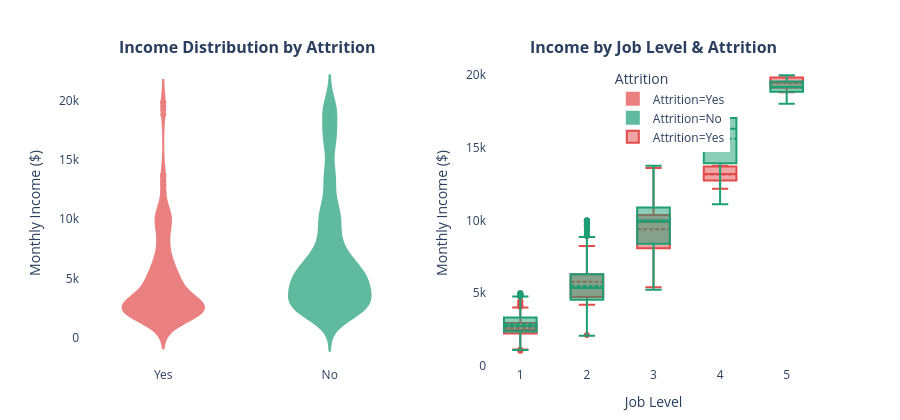

Notebook source saved alongside this figure:
### Code cell
#Dashboard -- Monthly Income Analysis

fig = make_subplots(
    rows=1, cols=2,
    subplot_titles=("<b>Income Distribution by Attrition</b>",
                    "<b>Income by Job Level & Attrition</b>"),
    horizontal_spacing=0.1
)

for label, color in [("Yes", CLR["yes"]), ("No", CLR["no"])]:
    subset = df[df["Attrition"] == label]["MonthlyIncome"]
    fig.add_trace(
        go.Violin(
            x=[label] * len(subset),
            y=subset,
            name=f"Attrition={label}",
            box_visible=True,
            meanline_visible=True,
            fillcolor=color,
            line_color=color,
            opacity=0.7,
        ),
        row=1, col=1
    )

for label, color in [("Yes", CLR["yes"]), ("No", CLR["no"])]:
    subset = df[df["Attrition"] == label]
    fig.add_trace(
        go.Box(
            x=subset["JobLevel"],
            y=subset["MonthlyIncome"],
            name=f"Attrition={label}",
            marker_color=color,
            boxmean=True,
            showlegend=(label == "Yes"),
        ),
        row=1, col=2
    )

fig.update_layout(
    height=420, paper_bgcolor="white", plot_bgcolor="white",
    margin=dict(t=60, b=40),
    legend=dict(title="Attrition", x=0.72, y=0.98),
    violingap=0.3,
)
fig.update_yaxes(title_text="Monthly Income ($)", row=1, col=1)
fig.update_yaxes(title_text="Monthly Income ($)", row=1, col=2)
fig.update_xaxes(title_text="Job Level", row=1, col=2)

save_html(fig, "week2_03_income_analysis.html")
fig.show()

### Figure 1 — Plotly figure (JSON) as saved in the notebook; plotly's stock layout.template omitted (floating-point values rounded to 4 significant figures; data arrays with more than 128 entries replaced by an {"elided": "..."} marker saying what was removed)
{"data": [{"box": {"visible": true}, "fillcolor": "#E24B4A", "line": {"color": "#E24B4A"}, "meanline": {"visible": true}, "name": "Attrition=Yes", "opacity": 0.7, "type": "violin", "x": {"elided": "237 str values"}, "xaxis": "x", "y": {"elided": "237 int values"}, "yaxis": "y"}, {"box": {"visible": true}, "fillcolor": "#1D9E75", "line": {"color": "#1D9E75"}, "meanline": {"visible": true}, "name": "Attrition=No", "opacity": 0.7, "type": "violin", "x": {"elided": "1233 str values"}, "xaxis": "x", "y": {"elided": "1233 int values"}, "yaxis": "y"}, {"boxmean": true, "marker": {"color": "#E24B4A"}, "name": "Attrition=Yes", "showlegend": true, "type": "box", "x": {"elided": "237 int values"}, "xaxis": "x2", "y": {"elided": "237 int values"}, "yaxis": "y2"}, {"boxmean": true, "marker": {"color": "#1D9E75"}, "name": "Attrition=No", "showlegend": false, "type": "box", "x": {"elided": "1233 int values"}, "xaxis": "x2", "y": {"elided": "1233 int values"}, "yaxis": "y2"}], "layout": {"annotations": [{"font": {"size": 16}, "showarrow": false, "text": "<b>Income Distribution by Attrition</b>", "x": 0.225, "xanchor": "center", "xref": "paper", "y": 1, "yanchor": "bottom", "yref": "paper"}, {"font": {"size": 16}, "showarrow": false, "text": "<b>Income by Job Level & Attrition</b>", "x": 0.775, "xanchor": "center", "xref": "paper", "y": 1, "yanchor": "bottom", "yref": "paper"}], "height": 420, "legend": {"title": {"text": "Attrition"}, "x": 0.72, "y": 0.98}, "margin": {"b": 40, "t": 60}, "paper_bgcolor": "white", "plot_bgcolor": "white", "violingap": 0.3, "xaxis": {"anchor": "y", "domain": [0, 0.45]}, "xaxis2": {"anchor": "y2", "domain": [0.55, 1], "title": {"text": "Job Level"}}, "yaxis": {"anchor": "x", "domain": [0, 1], "title": {"text": "Monthly Income ($)"}}, "yaxis2": {"anchor": "x2", "domain": [0, 1], "title": {"text": "Monthly Income ($)"}}}}
